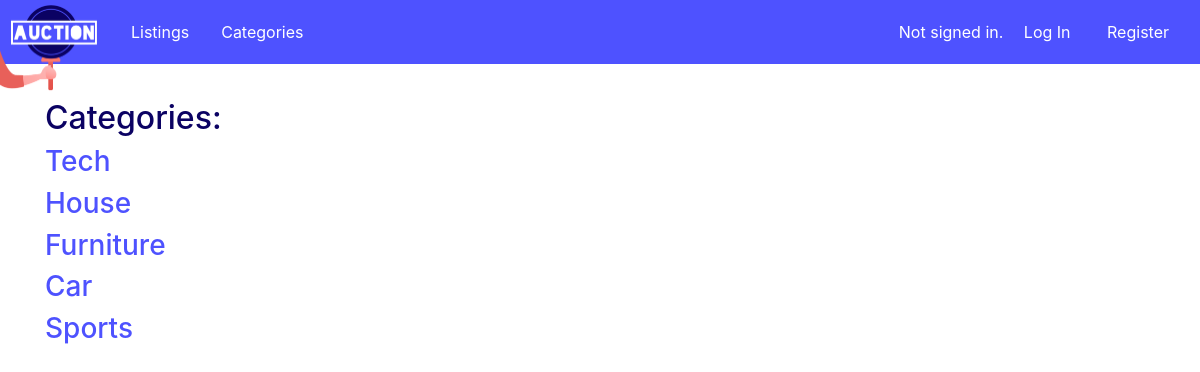
The page /auctions/categories on the database as committed earlier.
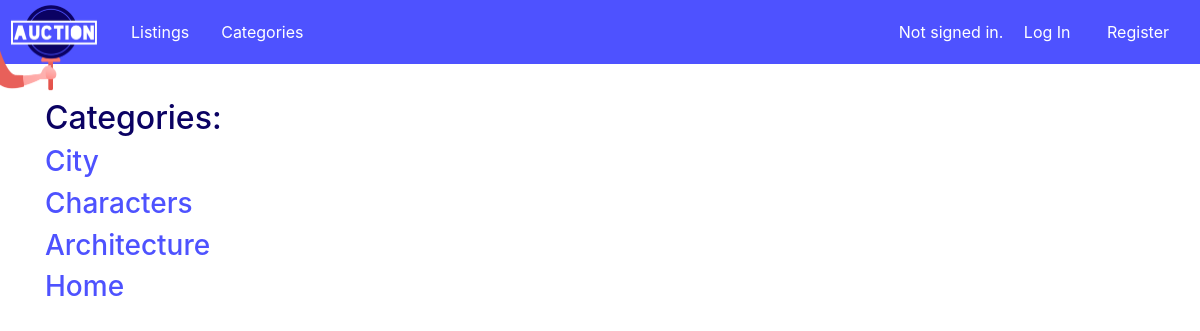
The same page on the database as committed later.
### auctions/models.py (models this page shows, shortened)
class Categories(models.Model):
    name = models.CharField(max_length=64)

### auctions/views.py (the view)
# urls.py: path('categories', views.categories, name="categories"),
def categories(request):
    return render(request, "auctions/categories.html", {
        "categories": Categories.objects.all()
    })

### auctions/templates/auctions/categories.html
{% extends "auctions/layout.html" %}
{% block body %}
<div class="main-content container">
    <h2>Categories:</h2>
    {% for category in categories %}
    <div>
        <h3><a href="categories/{{category.id }}">{{ category.name }}</a></h3>
    </div>
    {% endfor %}
</div>
{% endblock %}

Rows that differ between the two databases and show on the page:
removed Categories: name "Tech"
removed Categories: name "House"
removed Categories: name "Furniture"
removed Categories: name "Car"
removed Categories: name "Sports"
added Categories: name "City"
added Categories: name "Characters"
added Categories: name "Architecture"
added Categories: name "Home"
